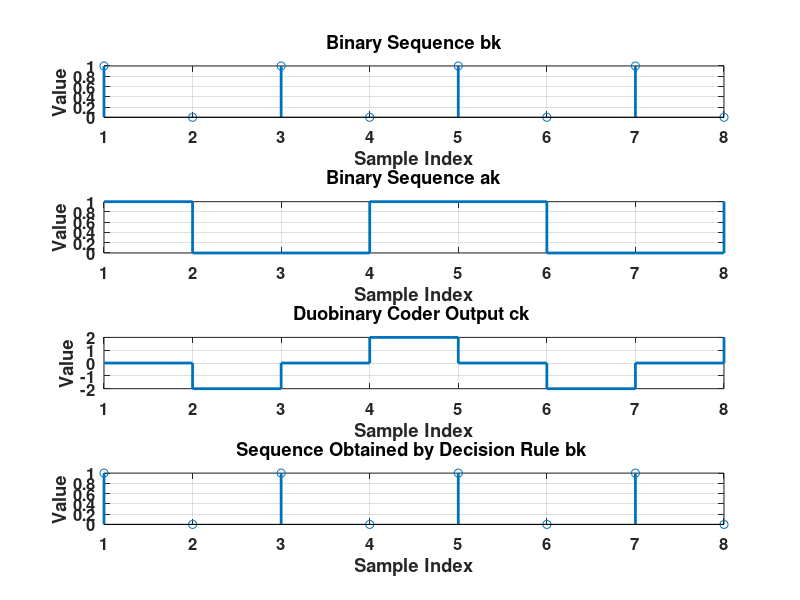

This figure's MATLAB source:
clc
clear all
close all

b = [1 0 1 0 1 0 1 0];
n = length(b);
a = zeros(1, n+1);

a(1) = 1;

for i = 2:n+1
    a(i) = xor(a(i-1), b(i-1));
end

precoding = zeros(1,n+1);

for i=1:n+1
    if a(i)==0
        precoding(i)=-1;
    end 
    if a(i)==1
        precoding(i)=1;
    end 
end    

duobinary_seq = zeros(1,n);

for i=1:n
    duobinary_seq(i) = precoding(i) + precoding(i+1);
end

seq_out = zeros(1,n);

for i=1:n
    if duobinary_seq(i)==0
        seq_out(i) = 1;
    end  
    if duobinary_seq(i)==2||duobinary_seq(i)==-2
        seq_out(i) = 0;
        
    end
end

disp('Binary Sequence {bk} ');
disp(b);
disp('Binary Sequence {ak}');
disp(a);
disp('Precoder Output');
disp(precoding);
disp('Duobinary Coder Output {ck} ');
disp(duobinary_seq);
disp('Sequence Obtained by Decision Rule {bk} ');
disp(seq_out);

figure;

subplot(4, 1, 1); 
stem(b, 'LineWidth', 2); 
title('Binary Sequence {bk}');
xlabel('Sample Index');
ylabel('Value');
ylim([0, 1]);
set(gca, 'fontsize', 12, 'fontweight', 'bold');
grid on;

subplot(4, 1, 2);
stairs(a(1:n), 'LineWidth', 2); 
title('Binary Sequence {ak}');
xlabel('Sample Index');
ylabel('Value');
ylim([0, 1]);
set(gca, 'fontsize', 12, 'fontweight', 'bold');
grid on;

subplot(4, 1, 3);
stairs(duobinary_seq, 'LineWidth', 2); 
title('Duobinary Coder Output {ck} ');
xlabel('Sample Index');
ylabel('Value');
ylim([-2, 2]);
set(gca, 'fontsize', 12, 'fontweight', 'bold');
grid on;


subplot(4, 1, 4);
stem(seq_out, 'LineWidth', 2);
title('Sequence Obtained by Decision Rule {bk} ');
xlabel('Sample Index');
ylabel('Value');
ylim([0, 1]);
set(gca, 'fontsize', 12, 'fontweight', 'bold');
grid on;

